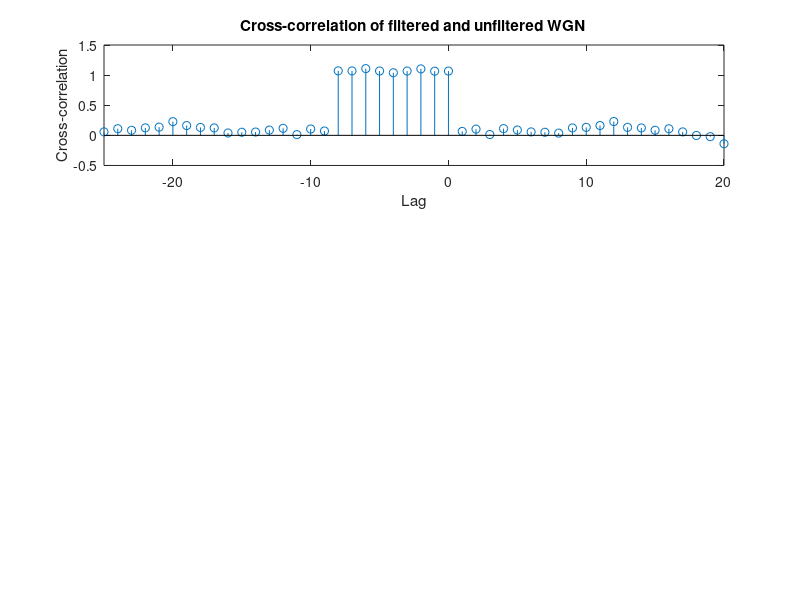

The MATLAB source for this figure:
clear all;
close all;
N=1000;
x=randn(N,1);
y=filter(ones(9,1),[1],x);
r_xy=xcorr(x,y,'unbiased')
lag=(-999:999);
subplot(3,1,1);stem(lag,r_xy);
axis([-25 20 -0.5 1.5]);
xlabel('Lag');
ylabel('Cross-correlation');
title('Cross-correlation of filtered and unfiltered WGN');